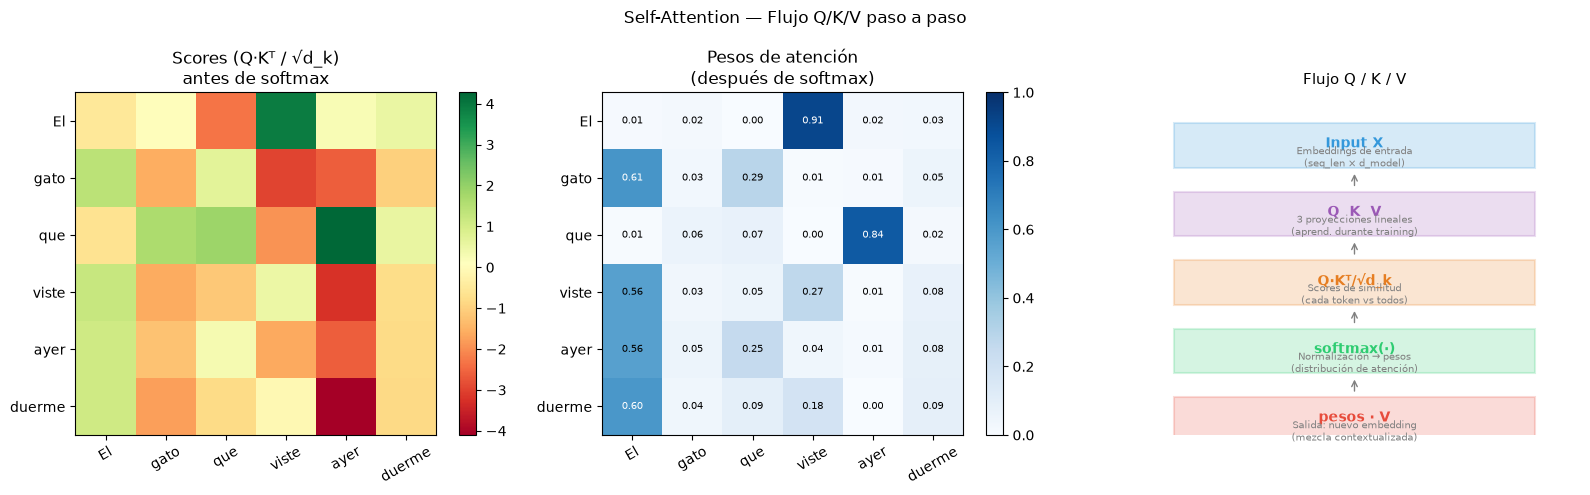

Source code (Python):
"""

Fórmula:
  Attention(Q, K, V) = softmax(Q·Kᵀ / √d_k) · V
"""

import numpy as np
import matplotlib
matplotlib.use('Agg')
import matplotlib.pyplot as plt

np.random.seed(42)

# ── Implementación ────────────────────────────────────────────────────────────

def softmax(x, axis=-1):
    e = np.exp(x - x.max(axis=axis, keepdims=True))
    return e / e.sum(axis=axis, keepdims=True)

def self_attention(X, W_Q, W_K, W_V):
    """
    X   : (seq_len, d_model) — secuencia de embeddings
    W_Q : (d_model, d_k)
    W_K : (d_model, d_k)
    W_V : (d_model, d_v)

    Retorna: salida (seq_len, d_v) y pesos de atención (seq_len, seq_len)
    """
    Q      = X @ W_Q                          # proyección a espacio query
    K      = X @ W_K                          # proyección a espacio key
    V      = X @ W_V                          # proyección a espacio value

    d_k    = K.shape[-1]
    scores = Q @ K.T / np.sqrt(d_k)          # similitud escalada
    pesos  = softmax(scores)                  # distribución sobre tokens
    salida = pesos @ V                        # combinación ponderada de values

    return Q, K, V, scores, pesos, salida

# ── Ejemplo con una oración ───────────────────────────────────────────────────

tokens  = ["El", "gato", "que", "viste", "ayer", "duerme"]
seq_len = len(tokens)
d_model = 8
d_k     = 4
d_v     = 4

# Embeddings aleatorios (en la práctica son aprendidos)
X   = np.random.randn(seq_len, d_model)
W_Q = np.random.randn(d_model, d_k) * 0.5
W_K = np.random.randn(d_model, d_k) * 0.5
W_V = np.random.randn(d_model, d_v) * 0.5

Q, K, V, scores, pesos, salida = self_attention(X, W_Q, W_K, W_V)

# ── Imprimir flujo paso a paso ────────────────────────────────────────────────

print("=" * 62)
print("  EXPERIMENTO 3 — Flujo Q/K/V en Self-Attention")
print("=" * 62)

print(f"\n  Tokens: {tokens}")
print(f"  d_model={d_model}  d_k={d_k}  d_v={d_v}")

print(f"\n  PASO 1 — Proyecciones Q, K, V")
print(f"  Cada token genera tres vectores:")
print(f"    Q (query) : qué busca este token")
print(f"    K (key)   : qué ofrece este token")
print(f"    V (value) : qué información aporta si es seleccionado")
print(f"\n  Q shape: {Q.shape}  K shape: {K.shape}  V shape: {V.shape}")

print(f"\n  PASO 2 — Scores de atención (Q·Kᵀ / √d_k)")
print(f"  Cuánto le 'presta atención' cada token a cada otro:")
print(f"\n  {'':>8}", end="")
for t in tokens:
    print(f"  {t:>8}", end="")
print()
for i, t in enumerate(tokens):
    print(f"  {t:>8}", end="")
    for j in range(seq_len):
        print(f"  {scores[i,j]:>8.2f}", end="")
    print()

print(f"\n  PASO 3 — Pesos de atención (softmax)")
print(f"  Los scores se normalizan → distribución de probabilidad:")
print(f"\n  {'':>8}", end="")
for t in tokens:
    print(f"  {t:>8}", end="")
print()
for i, t in enumerate(tokens):
    print(f"  {t:>8}", end="")
    for j in range(seq_len):
        print(f"  {pesos[i,j]:>8.3f}", end="")
    print()

print(f"\n  PASO 4 — Salida (pesos · V)")
print(f"  Cada token produce un nuevo embedding que es una")
print(f"  combinación ponderada de todos los values.")
print(f"  Salida shape: {salida.shape}")

# Token que más atiende a otros (mayor entropía de atención)
entropias = -np.sum(pesos * np.log(pesos + 1e-9), axis=1)
token_disperso = tokens[entropias.argmax()]
token_enfocado = tokens[entropias.argmin()]
print(f"\n  Token más disperso (atiende a todos por igual): '{token_disperso}'")
print(f"  Token más enfocado (atiende principalmente a uno): '{token_enfocado}'")

print(f"\n  Propiedad clave del self-attention:")
print(f"  Cada token puede atender a CUALQUIER otro en la secuencia")
print(f"  en un solo paso — sin importar la distancia entre ellos.")
print(f"  Esto resuelve el problema de dependencias largas de las RNN.")

# ── Gráficos ──────────────────────────────────────────────────────────────────

fig, axes = plt.subplots(1, 3, figsize=(16, 5))

# Heatmap de scores
im0 = axes[0].imshow(scores, cmap='RdYlGn', aspect='auto')
axes[0].set_xticks(range(seq_len)); axes[0].set_xticklabels(tokens, rotation=30)
axes[0].set_yticks(range(seq_len)); axes[0].set_yticklabels(tokens)
axes[0].set_title("Scores (Q·Kᵀ / √d_k)\nantes de softmax")
plt.colorbar(im0, ax=axes[0])

# Heatmap de pesos (después de softmax)
im1 = axes[1].imshow(pesos, cmap='Blues', aspect='auto', vmin=0, vmax=1)
axes[1].set_xticks(range(seq_len)); axes[1].set_xticklabels(tokens, rotation=30)
axes[1].set_yticks(range(seq_len)); axes[1].set_yticklabels(tokens)
axes[1].set_title("Pesos de atención\n(después de softmax)")
plt.colorbar(im1, ax=axes[1])
for i in range(seq_len):
    for j in range(seq_len):
        axes[1].text(j, i, f"{pesos[i,j]:.2f}", ha='center', va='center',
                     fontsize=7, color='black' if pesos[i,j] < 0.6 else 'white')

# Diagrama del flujo Q/K/V
ax = axes[2]
ax.axis('off')
ax.set_title("Flujo Q / K / V", fontsize=11)
pasos = [
    ("Input X", "Embeddings de entrada\n(seq_len × d_model)", 0.85, '#3498db'),
    ("Q  K  V", "3 proyecciones lineales\n(aprend. durante training)", 0.65, '#9b59b6'),
    ("Q·Kᵀ/√d_k", "Scores de similitud\n(cada token vs todos)", 0.45, '#e67e22'),
    ("softmax(·)", "Normalización → pesos\n(distribución de atención)", 0.25, '#2ecc71'),
    ("pesos · V", "Salida: nuevo embedding\n(mezcla contextualizada)", 0.05, '#e74c3c'),
]
for label, desc, y, color in pasos:
    ax.add_patch(plt.Rectangle((0.1, y-0.07), 0.8, 0.13,
                                facecolor=color, alpha=0.2, edgecolor=color, lw=1.5))
    ax.text(0.5, y, label, ha='center', va='center',
            fontsize=10, fontweight='bold', color=color)
    ax.text(0.5, y-0.04, desc, ha='center', va='center', fontsize=7, color='gray')
    if y > 0.1:
        ax.annotate("", xy=(0.5, y-0.08), xytext=(0.5, y-0.13),
                    arrowprops=dict(arrowstyle="->", color='gray'))

plt.suptitle("Self-Attention — Flujo Q/K/V paso a paso", fontsize=12)
plt.tight_layout()
plt.savefig("self_attention.png", dpi=100, bbox_inches='tight')
plt.close()
print("\n  Guardado: self_attention.png")
